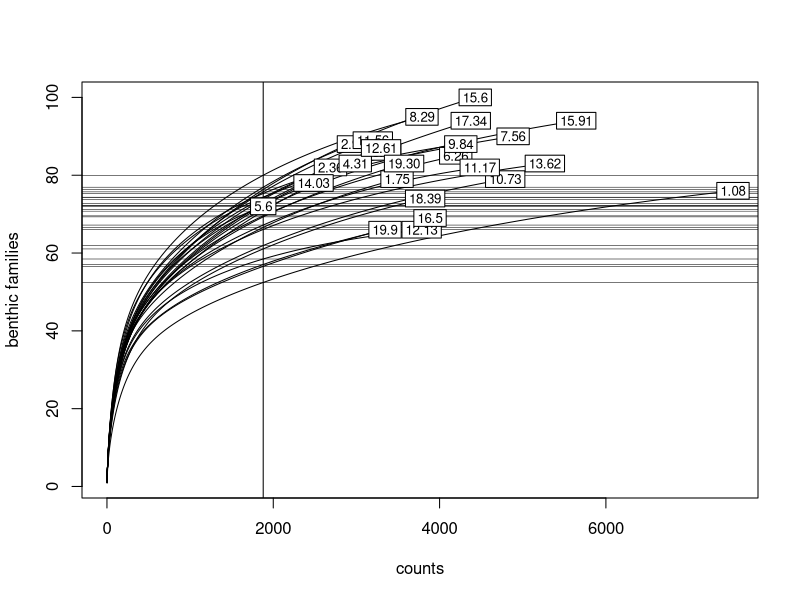

Source code (R): (Note: this script raises an error after producing the figure.)
################################################################################
#R-script 
#authors: Heike Zimmermann, Stefan Kruse https://github.com/StefanKruse/R_Rarefaction
#aim: resampling of benthic taxa 
################################################################################
library(vegan)

#read in dataset

benthics<-read.table("2_outclean_benthics_2022_07_15_new.txt",header=TRUE, sep="\t", stringsAsFactors = FALSE)
names(benthics) <-gsub("X","",names(benthics))
benthics=benthics[,order(as.numeric(names(benthics)))]

rarecurve(t(benthics), sample=min(rowSums(t(benthics))), xlab="counts", ylab="benthic families")

col.sums.ben=as.data.frame(sort(colSums(benthics)))

#taxonomic filter: taxa should be in at least 3 samples with a minimum of 10 counts
benthics.ct=chooseTaxa(t(benthics), max.abun = 10, noccur=3)

########################

#resampling
specseq=as.data.frame(t(benthics.ct)) 
specseq[is.na(specseq)]=0
str(specseq)# check data is of required format, count data as integer/double, taxa names as strings
specseq[is.na(specseq)]=0# make sure additional rows or NA values are converted to zeros

specseq$scientific_name<-row.names(specseq)
names(specseq)
# define columns that contain raw count data
names(specseq)
colstart=1
colend=25
names(specseq)[colstart:colend]# check
COLUMNNAMESAREYEARS=TRUE

# species must have unique sample names and need to be merged with the family (for technical reasons)
SPECIESNAMECOLUMN=26# position of the species assignments column in the data frame
names(specseq)[SPECIESNAMECOLUMN]="scientific_name"# change species name column to "scientific_name"

FAMILYNAMEPRESENT=FALSE
#FAMILYNAMECOLUMN=2# position of the family assignments column in the data frame
if(FAMILYNAMEPRESENT)
{
  names(specseq)[FAMILYNAMECOLUMN]="family_name"# change family name column to "family_name"
} else
{
  specseq$family_name="NoFamilyName"# add empty family name column
}

#specseq_final_name=paste(specseq$family_name, make.unique(specseq$scientific_name))# make sure to have individual names for each species/taxa entry
specseq_final_name=paste(gsub(" ", "_", specseq$family_name), make.unique(gsub(" ", "_", specseq$scientific_name)))# make sure to have individual names for each species/taxa entry; to avoid issues with multiple present space character in the columns those are replaces by lines

# define method to use, either "replace" for simple resampling based on weights on the occurance of counts or "birksline" for the calculation of the expected number of pollen types following as stated in Birks, H. J. B., & Line, J. M. (1992). The use of Rarefaction Analysis for Estimating Palynological Richness from Quaternary Pollen-Analytical Data. The Holocene, 2(1), 1–10. doi:10.1177/095968369200200101
samplingmethod="replace" 

(nsampleff=sort(apply(specseq[,c(colstart:colend)], 2, sum))[1])# determine min. read counts for rarefaction, here automatic procedure to find the minimum within the data set
#5.6 
#1844
resamplingnumber=500# set here the number of resamplings, standard==100
genrare=list()
yr=NULL# in case of column/sample names are numbers corresponding to depths, an X was given in front of the number on data table import, in the loop this X is deleted and the year is assigned as the name of the entry in the filled loop
missing=0# this counter is needed to reorganize the list in case samples without any reads are present. These will be skipped (should be not the case otherwise the minimal counts would be zero what will produce in an error so please check before running the script if you have such samples in your data set end exclude them prior analyses).


### rarefication
# resample loop for each sample/year present in the data table
nsampleff=sort(apply(specseq[,c(colstart:colend)], 2, sum))[1]# determine min. read counts for rarefaction, here automatic procedure to find the minimum within the data set
#5.6 
#1159
resamplingnumber=500# set here the number of resamplings, standard==100
genrare=list()
yr=NULL# in case of column/sample names are numbers corresponding to depths, an X was given in front of the number on data table import, in the loop this X is deleted and the year is assigned as the name of the entry in the filled loop
missing=0# this counter is needed to reorganize the list in case samples without any reads are present. These will be skipped (should be not the case otherwise the minimal counts would be zero what will produce in an error so please check before running the script if you have such samples in your data set end exclude them prior analyses).

for(yrcoli in colstart:colend)
{
  print(yrcoli)
  
  allspec=specseq_final_name[which(specseq[,yrcoli]>0)]
  allspec_counts=specseq[which(specseq[,yrcoli]>0),yrcoli]
  
  if(samplingmethod=="birksline"){
    allspecvector=NULL
    for(ni in 1:length(allspec_counts))
      allspecvector=c(allspecvector,rep(allspec[ni],allspec_counts[ni]))
  }
  
  if(length(allspec)>0)
  {
    if(COLUMNNAMESAREYEARS)
    {# convert to number
      yr=c(yr, as.numeric(gsub(",", ".", gsub("X","",names(specseq)[yrcoli]))))
    } else
    {# take the name as it is
      yr=c(yr, names(specseq)[yrcoli])
    }
    
    sampleeffort=list()
    for(nsampleeffi in nsampleff)# would also be possible to process many differrent sampling efforts with the same loop e.g. replace here in the loop call nsampleeff by c(nsampleeff, 100, 1000, ...) but then the script needs to be adapted to take them in the analyses into account
    {
      repeatsample=list()
      for(repi in 1:resamplingnumber)
      {
        if(samplingmethod=="replace"){
          repeatsample[[repi]]=sample(allspec,nsampleeffi,replace=TRUE, prob=allspec_counts/sum(allspec_counts))# weighted resampling
        }else if(samplingmethod=="birksline"){
          repeatsample[[repi]]=sample(allspecvector,nsampleeffi,replace=FALSE)# Birks & Line without replacement
        }	
      }
      sampleeffort[[which(nsampleff==nsampleeffi)]]=repeatsample
    }
    genrare[[yrcoli-missing-(colstart-1)]]=list(allspec,sampleeffort)
  } else
  {
    missing=missing+1
  }
}
names(genrare)=yr

# processing of the resampled data set
# count total species/family number and reads of individual families
famorig=specseq$family_name
familylevels=names(rev(sort(table(famorig))))

totspec=NULL# number of species per sample
totfam=NULL# number of species per family per sample
for(li in 1:length(genrare))
{
  for(li2 in 1:length(genrare[[li]][[2]]))
  {
    print(paste0(li," - ",li2))
    
    spectot=NULL
    spectot4fam=NULL
    for(repi in 1:100)
    {
      pei=unique(genrare[[li]][[2]][[li2]][[repi]])
      spectot=c(spectot,length(pei))
      spectot4fam=rbind(spectot4fam,table(factor(unlist(lapply(strsplit(split=" ",pei),function(x)return(x[1]))),levels=familylevels)))
    }
    totspec=rbind(totspec, data.frame(T=names(genrare)[li],SampleEff=length(genrare[[li]][[2]][[li2]][[repi]]),Nspecies=spectot))
    totfam=rbind(totfam, data.frame(T=names(genrare)[li],SampleEff=length(genrare[[li]][[2]][[li2]][[repi]]),spectot4fam))
  }
}
str(totspec)
str(totfam)

# simple plots of the processed data
# modify column names ifnot years that can be coerced to numbers
if(!COLUMNNAMESAREYEARS)
{
  totspec$T=factor(totspec$T, levels=names(genrare))# ordered levels to contain original sorting of columns
  totfam$T=factor(totfam$T, levels=names(genrare))# ordered levels to contain original sorting of columns
}
png(paste0("resampled_benthic_famnumber_totalspecies_sampleeffort",nsampleff,"_plot.png"), width=480,height=480)
par(mar=c(8,4,3,1),las=2)
with(totspec,plot(Nspecies~T, main="number of species per sample"))
dev.off()

# save processed data
write.table(totspec, paste0("resampled_benthic_famnumber_totalspecies_sampleeffort",nsampleff,".txt"), row.names=FALSE, sep="\t")	
write.table(totfam, paste0("resampled_benthic_famnumber_totalfamilies_sampleeffort",nsampleff,".txt"), row.names=FALSE, sep="\t")	



# aggregate data on species level
famorig=specseq$scientific_name
familylevels=names(rev(sort(table(famorig))))

totfam=NULL
for(li in 1:length(genrare))
{
  for(li2 in 1:length(genrare[[li]][[2]]))
  {
    print(paste0(li," - ",li2))
    
    spectot4fam=NULL
    for(repi in 1:100)
    {
      pei=genrare[[li]][[2]][[li2]][[repi]]
      spectot4fam=rbind(spectot4fam,table(factor(unlist(lapply(strsplit(split=" ",pei),function(x)return(paste(x[-1],collapse = " ")))),levels=familylevels)))
    }
    totfam=rbind(totfam, data.frame(T=names(genrare)[li],SampleEff=length(genrare[[li]][[2]][[li2]][[repi]]),spectot4fam))
  }
}
str(totfam)

# modify column names ifnot years that can be coerced to numbers
if(!COLUMNNAMESAREYEARS)
{
  totfam$T=factor(totfam$T, levels=names(genrare))# ordered levels to contain original sorting of columns
}

totfam$T=as.numeric(as.character(totfam$T))

# calculate mean values for each species/taxa
speciesfamiliesdf_totfam=NULL
pdf(paste0("resampled_benthic_famnumber",nsampleff,"_aggregated.pdf"))
par(mar=c(8,4,3,1),las=2)
for(fami in names(totfam)[3:dim(totfam)[2]])
{
  plot(totfam[,fami]~totfam$T,col=rainbow(length(names(totfam)[3:dim(totfam)[2]]),s=0.6)[which(names(totfam)[3:dim(totfam)[2]]==fami)],type="n",lwd=2,main=fami,ylab="Sequence counts",xlab="Depth (m)")
  
  mn=aggregate(totfam[,fami],list(as.numeric(totfam$T)),mean)
  ti=mn$Group.1
  mn=mn$x
  sd=aggregate(totfam[,fami],list(as.numeric(totfam$T)),sd)$x*1.96
  
  polygon(y=c(mn+sd,rev(mn-sd)), x=c(ti,rev(ti)), col="gray", border=NA)
  lines(mn~ti,col="steelblue2",lwd=3)
  
  if(!COLUMNNAMESAREYEARS)
  {
    ti=levels(totfam$T)
  }
  speciesfamiliesdf_totfam=rbind(speciesfamiliesdf_totfam, data.frame(Species=fami,TBP=ti,Mean=mn,CI95=sd))
}
dev.off()

str(speciesfamiliesdf_totfam)

# save processed data
write.table(speciesfamiliesdf_totfam, paste0("resampled_benthic_famnumber_",nsampleff,"_aggregated.txt"), sep="\t", row.names=FALSE)


### post processing	
# reformat for pca input ... rows are samples, cols are species/taxa
ordidf=NULL
for(fi in levels(factor(speciesfamiliesdf_totfam$Species)))
{
  numberi=speciesfamiliesdf_totfam[speciesfamiliesdf_totfam$Species==fi, ]$Mean
  ordidf=rbind(ordidf, data.frame(Spec=fi,t(numberi)))
}
names(ordidf)[2:dim(ordidf)[2]]=speciesfamiliesdf_totfam[speciesfamiliesdf_totfam$Species==fi, ]$TBP
str(ordidf)

# remove species/taxa column
row.names(ordidf)=ordidf$Spec
ordidf=ordidf[,-1]
str(ordidf)
head(ordidf)

# exclude samples or species that have no records
rowsumsnotzero=which(apply(ordidf,1,sum)>0)
colsumsnotzero=which(apply(ordidf,2,sum)>0)
ordidf=ordidf[rowsumsnotzero,colsumsnotzero]

# export data
write.table(t(ordidf), paste0("resampled_benthic_famnumber_sampleeffort",nsampleff,"_aggregated_pcainput.txt"), sep="\t")

# comparison of original and resampled data set
# prepare the data
ordiorigdf=specseq[colstart:colend]
row.names(ordiorigdf)=make.unique(specseq$scientific_name)
rowsumsnotzero=which(apply(ordiorigdf,1,sum)>0)
colsumsnotzero=which(apply(ordiorigdf,2,sum)>0)
ordiorigdf=ordiorigdf[rowsumsnotzero,colsumsnotzero]

# species count (counts >= 1)
png(paste0("resampled_benthic_famnumber_sampleeffort",nsampleff,"_aggregated_comparison.png"), width=480,height=480)
par(mar=c(8,4,3,1),las=2)
barplot(apply(ordiorigdf,2,function(x)length(which(x>=1))), col="tomato", border=FALSE)
barplot(apply(ordidf,2,function(x)length(which(x>=1))), add=TRUE, col="skyblue", border=FALSE)
legend("topleft", c("original","resampled"), col=c("tomato","skyblue"), pch=15, pt.cex=1.5, title="Families >= 1 count")
dev.off()


